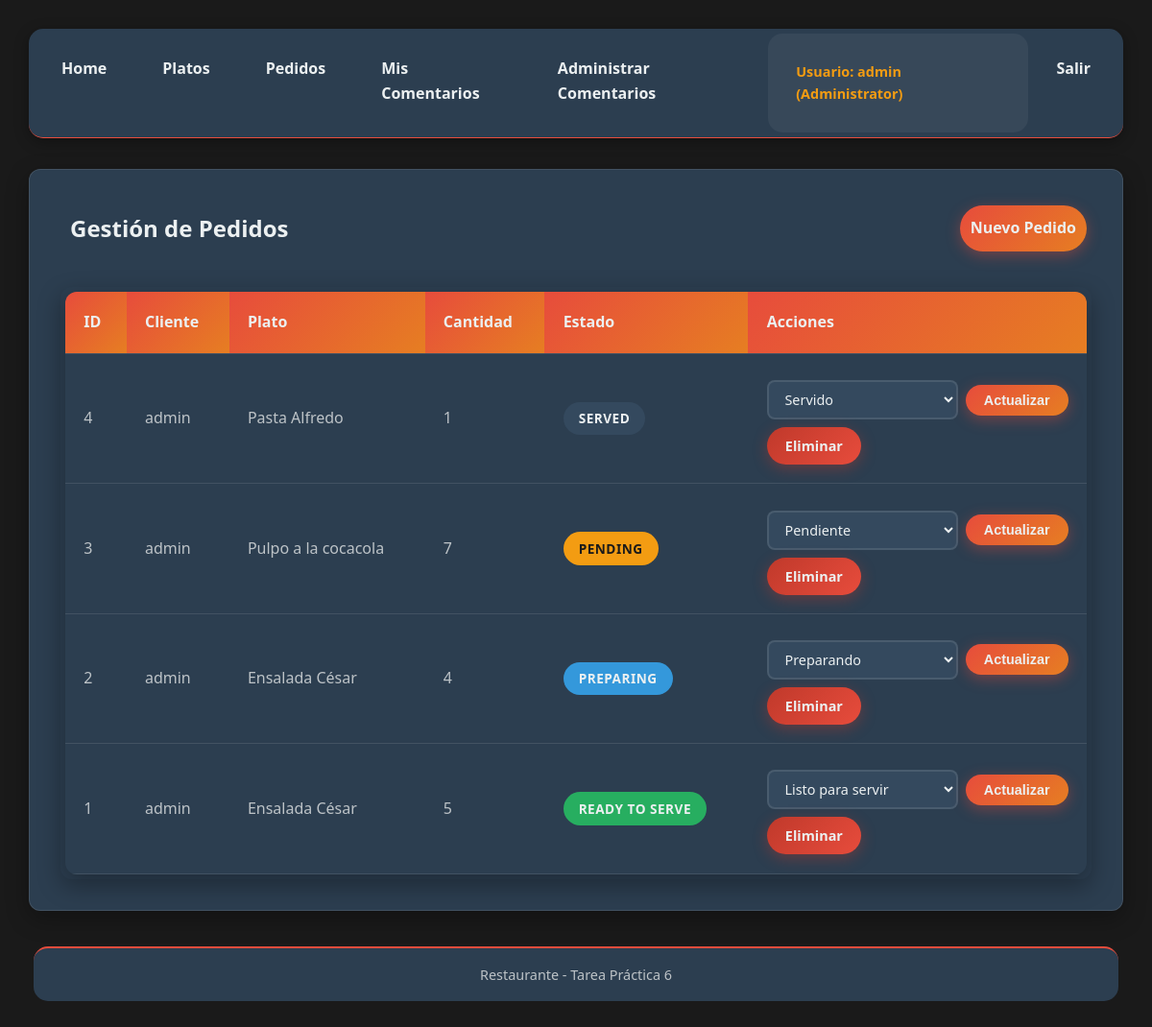
Screenshot of /index.php?action=orders (signed in) with the database file from the repository.
### tables this page shows
CREATE TABLE `orders` (
  `id` int(11) NOT NULL,
  `user_id` int(11) NOT NULL,
  `dish_id` int(11) NOT NULL,
  `quantity` int(11) NOT NULL,
  `status` enum('Pending','Preparing','Ready to serve','Served') NOT NULL DEFAULT 'Pending',
  `created_at` timestamp NOT NULL DEFAULT current_timestamp()
);

CREATE TABLE `users` (
  `id` int(11) NOT NULL,
  `username` varchar(50) NOT NULL,
  `email` varchar(100) NOT NULL,
  `password` varchar(255) NOT NULL,
  `role_id` int(11) NOT NULL,
  `created_at` timestamp NOT NULL DEFAULT current_timestamp()
);

CREATE TABLE `dishes` (
  `id` int(11) NOT NULL,
  `name` varchar(50) NOT NULL,
  `description` text DEFAULT NULL,
  `price` decimal(10,2) NOT NULL,
  `created_at` timestamp NOT NULL DEFAULT current_timestamp()
);

### app/controllers/BaseController.php (called while the page is built, shortened)
<?php
class BaseController {
    protected function view($path, $data = []) {
        extract($data);
        require __DIR__ . '/../../views/layouts/header.php';
        require __DIR__ . '/../../views/' . $path . '.php';
        require __DIR__ . '/../../views/layouts/footer.php';
    }
}

### app/controllers/OrdersController.php (called while the page is built, shortened)
<?php
require_once __DIR__ . '/../models/Order.php';
class OrdersController extends BaseController {
public function index(){
$order = new Order();
if($_SESSION['role_name'] === 'Administrator' ||
$_SESSION['role_name'] === 'Chef' || $_SESSION['role_name'] === 'Waiter'){
$orders = $order->all();
} else {
$orders = $order->byUser($_SESSION['user_id']);
}
$this->view('orders/index', ['orders'=>$orders]);
}
}

### app/core/SessionManager.php (called while the page is built, shortened)
<?php
class SessionManager {
    public static function get($key, $default = null) {
        return isset($_SESSION[$key]) ? $_SESSION[$key] : $default;
    }
    public static function has($key) {
        return isset($_SESSION[$key]);
    }
    public static function isAuthenticated() {
        return self::has('user_id');
    }
}

### app/models/Model.php (called while the page is built, shortened)
<?php
abstract class Model {
    public function __construct() {
        $this->conn = $this->getConnection();
    }
    protected function getConnection() {
        $conn = new mysqli("localhost", "root", "", "restaurante");
        $conn->set_charset('utf8mb4');
        return $conn;
    }
}

### app/models/Order.php (called while the page is built, shortened)
<?php
 require_once 'Model.php';
 class Order extends Model {
 public function all(){
 $sql = "SELECT o.*, u.username, d.name as dish_name FROM orders o
JOIN users u ON o.user_id=u.id JOIN dishes d ON o.dish_id=d.id ORDER BY
o.created_at DESC";
 return $this->conn->query($sql);
 }
 }

### views/orders/index.php (the view, shortened to what this page needs)
<link rel="stylesheet" href="../assets/css/styles.css">
<div class="card fade-in">
    <div class="d-flex justify-content-between align-items-center mb-2">
        <h2>Gestión de Pedidos</h2>
        <?php if(SessionManager::get('role_name') !== 'Chef'): ?>
            <a href="index.php?action=order_create" class="btn btn-primary">Nuevo Pedido</a>
        <?php endif; ?>
    </div>
    <?php if($orders && $orders->num_rows > 0): ?>
        <div class="table-responsive">
            <table>
                <thead>
                    <tr>
                        <th>ID</th>
                        <th>Cliente</th>
                        <th>Plato</th>
                        <th>Cantidad</th>
                        <th>Estado</th>
                        <th>Acciones</th>
                    </tr>
                </thead>
                <tbody>
                    <?php while($row = $orders->fetch_assoc()): ?>
                        <tr>
                            <td><?= htmlspecialchars($row['id']) ?></td>
                            <td><?= htmlspecialchars($row['username'] ?? SessionManager::get('username', '')) ?></td>
                            <td><?= htmlspecialchars($row['dish_name']) ?></td>
                            <td><?= htmlspecialchars($row['quantity']) ?></td>
                            <td>
                                <span class="status-badge status-<?= strtolower(str_replace(' ', '-', $row['status'])) ?>">
                                    <?= htmlspecialchars($row['status']) ?>
                                </span>
                            </td>
                            <td>
                                <?php if(in_array(SessionManager::get('role_name'), ['Administrator','Chef','Waiter'])): ?>
                                    <form action="index.php?action=order_update_status" method="POST" class="status-form">
                                        <select name="status" class="form-control form-control-sm">
                                            <option value="Pending" <?= $row['status']==='Pending'?'selected':'' ?>>Pendiente</option>
                                            <option value="Preparing" <?= $row['status']==='Preparing'?'selected':'' ?>>Preparando</option>
                                            <option value="Ready to serve" <?= $row['status']==='Ready to serve'?'selected':'' ?>>Listo para servir</option>
                                            <option value="Served" <?= $row['status']==='Served'?'selected':'' ?>>Servido</option>
                                        </select>
                                        <button type="submit" class="btn btn-primary btn-sm">Actualizar</button>
                                    </form>
                                <?php endif; ?>
                                <?php if(SessionManager::get('role_name')==='Administrator'): ?>
                                    <a href="index.php?action=order_delete&id=<?= htmlspecialchars($row['id']) ?>"
                                       class="btn btn-danger btn-sm"
                                       onclick="return confirm('¿Estás seguro de eliminar este pedido?')">
                                        Eliminar
                                    </a>
                                <?php endif; ?>
                            </td>
                        </tr>
                    <?php endwhile; ?>
                </tbody>
            </table>
        </div>
    <?php else: ?>
        <div class="alert alert-info">
            <p>No hay pedidos registrados.</p>
        </div>
    <?php endif; ?>
</div>

### index.php (shortened to what this page needs)
<?php
$action = $_GET['action'] ?? 'home';
switch($action){
    case 'orders': (new OrdersController())->index(); break;
}

### views/layouts/header.php (shortened to what this page needs)
<!doctype html>
<html lang="es">
<head>
    <link rel="stylesheet" href="assets/css/styles.css">
</head>
<body>
    <div class="container">
        <?php require __DIR__ . '/nav.php'; ?>

### views/layouts/nav.php
<link rel="stylesheet" href="../assets/css/styles.css">
<nav>
  <ul>
    <li><a href="index.php">Home</a></li>
    <?php if(SessionManager::isAuthenticated()): ?>
      <li><a href="index.php?action=dishes">Platos</a></li>
      <li><a href="index.php?action=orders">Pedidos</a></li>
      <li><a href="index.php?action=comments/user">Mis Comentarios</a></li>
      <?php if(SessionManager::get('role_name') == 'Administrator'): ?>
        <li><a href="index.php?action=comments">Administrar Comentarios</a></li>
      <?php endif; ?>
      <li class="nav-user-info">
        <span>Usuario: <?= htmlspecialchars(SessionManager::get('username', '')) ?> (<?= htmlspecialchars(SessionManager::get('role_name', '')) ?>)</span>
      </li>
      <li><a href="index.php?action=logout">Salir</a></li>
    <?php else: ?>
      <li><a href="index.php?action=login">Login</a></li>
      <li><a href="index.php?action=register">Registro</a></li>
    <?php endif; ?>
  </ul>
</nav>

### views/layouts/footer.php
<link rel="stylesheet" href="../assets/css/styles.css">
<div class="footer">
<footer>Restaurante - Tarea Práctica 6</footer>
</div>
</body>
</html>

### assets/css/styles.css (style rules this page uses)
:root { --rojo-primario: #e74c3c; --rojo-oscuro: #c0392b; --naranja-principal: #e67e22; --naranja-claro: #f39c12; --negro: #1a1a1a; --negro-claro: #2c3e50; --gris-oscuro: #34495e; --blanco: #ecf0f1; --gris-texto: #bdc3c7; }
* { margin: 0; padding: 5px; box-sizing: border-box; border-radius: 15px; }
body { font-family: 'Segoe UI', Tahoma, Geneva, Verdana, sans-serif; line-height: 1.6; color: var(--blanco); background-color: var(--negro); }
.container { max-width: 1200px; margin: 0 auto; padding: 20px; }
footer { text-align: center; padding: 1rem 0; background-color: var(--negro-claro); color: var(--gris-texto); font-size: 0.9rem; border-top: 2px solid var(--rojo-primario); }
nav { background-color: var(--negro-claro); box-shadow: 0 4px 15px rgba(0,0,0,0.3); margin-bottom: 2rem; border-bottom: 1px solid var(--rojo-primario); }
nav ul { list-style: none; display: flex; justify-content: center; padding: 0; margin: 0; }
nav li { margin: 0; }
nav a { display: block; padding: 1.2rem 1.5rem; text-decoration: none; color: var(--blanco); font-weight: 600; transition: all 0.3s ease; border-bottom: 3px solid transparent; }
.nav-user-info { margin-left: auto; display: flex; align-items: center; padding: 1rem 1.5rem; color: var(--gris-texto); font-size: 0.9rem; background-color: rgba(255, 255, 255, 0.05); }
.nav-user-info span { font-weight: 600; color: var(--naranja-claro); }
.card { background: var(--negro-claro); border-radius: 12px; box-shadow: 0 8px 25px rgba(0,0,0,0.3); padding: 2rem; margin-bottom: 2rem; transition: transform 0.3s ease, box-shadow 0.3s ease; border: 1px solid rgba(255, 255, 255, 0.1); }
table { width: 100%; border-collapse: collapse; background: var(--negro-claro); border-radius: 12px; overflow: hidden; box-shadow: 0 8px 25px rgba(0,0,0,0.3); }
th, td { padding: 1.2rem; text-align: left; border-bottom: 1px solid rgba(255, 255, 255, 0.1); border-radius: 0; }
th { background: linear-gradient(135deg, var(--rojo-primario) 0%, var(--naranja-principal) 100%); color: var(--blanco); font-weight: 600; font-size: 1rem; }
td { color: var(--gris-texto); }
.btn { display: inline-flex; align-items: center; gap: 0.5rem; padding: 11px; border: none; border-radius: 50px; text-decoration: none; font-weight: 600; cursor: pointer; transition: all 0.3s ease; font-size: 1rem; text-align: center; justify-content: center; }
.btn-primary { background: linear-gradient(135deg, var(--rojo-primario) 0%, var(--naranja-principal) 100%); color: var(--blanco); box-shadow: 0 4px 15px rgba(231, 76, 60, 0.4); }
.btn-danger { background: linear-gradient(135deg, var(--rojo-oscuro) 0%, var(--rojo-primario) 100%); color: var(--blanco); box-shadow: 0 4px 15px rgba(192, 57, 43, 0.4); }
.btn-sm { padding: 0.5rem 1.2rem; font-size: 0.9rem; }
input, select, textarea, .form-control { width: 100%; padding: 0.75rem 1rem; border: 2px solid rgba(255, 255, 255, 0.1); border-radius: 8px; font-size: 1rem; transition: all 0.3s ease; background-color: rgba(255, 255, 255, 0.05); color: var(--blanco); font-family: inherit; }
.form-control-sm { padding: 0.5rem 0.8rem; font-size: 0.9rem; }
.status-badge { padding: 0.4rem 1rem; border-radius: 20px; font-size: 0.85rem; font-weight: 600; text-transform: uppercase; letter-spacing: 0.5px; display: inline-block; }
.status-pending { background-color: var(--naranja-claro); color: var(--negro); }
.status-preparing, .status-preparing { background-color: #3498db; color: var(--blanco); }
.status-ready-to-serve, .status-ready { background-color: #27ae60; color: var(--blanco); }
.status-served, .status-delivered { background-color: var(--gris-oscuro); color: var(--blanco); }
.status-form { display: flex; gap: 0.5rem; align-items: center; padding: 0.5rem 0; }
.status-form .form-control { margin-bottom: 0; background-color: #34495e; }
.fade-in { animation: fadeIn 0.5s ease-out; }
.d-flex { display: flex; }
.justify-content-between { justify-content: space-between; }
.align-items-center { align-items: center; }
.mb-2 { margin-bottom: 2rem; }
.table-responsive { overflow-x: auto; -webkit-overflow-scrolling: touch; border-radius: 12px; box-shadow: 0 8px 25px rgba(0,0,0,0.3); }

### rows the page displays
orders: id "4", user.username "admin", dish.name "Pasta Alfredo", quantity "1", status "SERVED", status "Servido"
orders: id "3", user.username "admin", dish.name "Pulpo a la cocacola", quantity "7", status "PENDING", status "Pendiente"
orders: id "2", user.username "admin", dish.name "Ensalada César", quantity "4", status "PREPARING", status "Preparando"
orders: id "1", user.username "admin", dish.name "Ensalada César", quantity "5", status "READY TO SERVE", status "Listo para servir"

### other values shown
SessionManager::get('username', '') "admin"
SessionManager::get('role_name', '') "Administrator"
